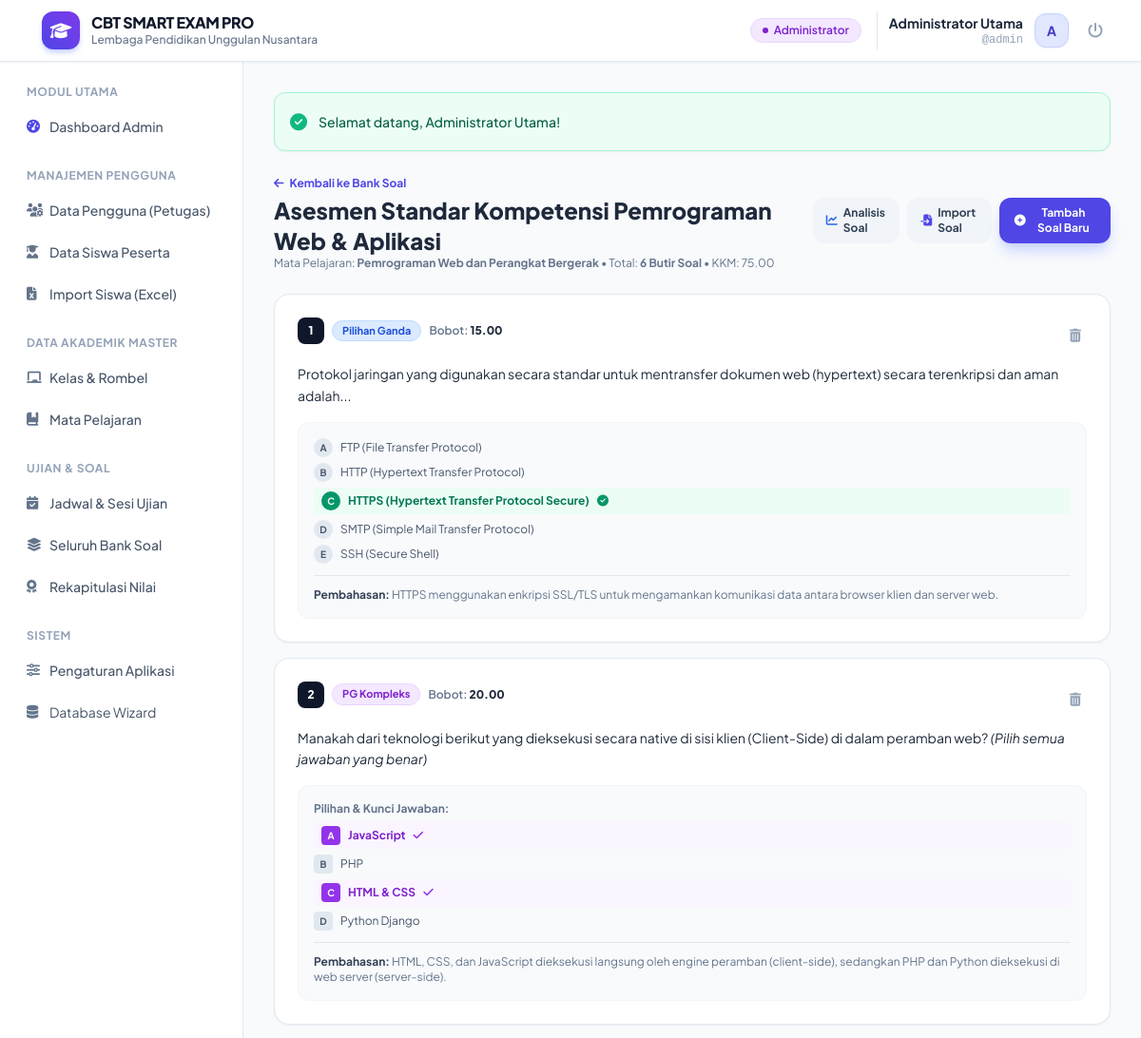
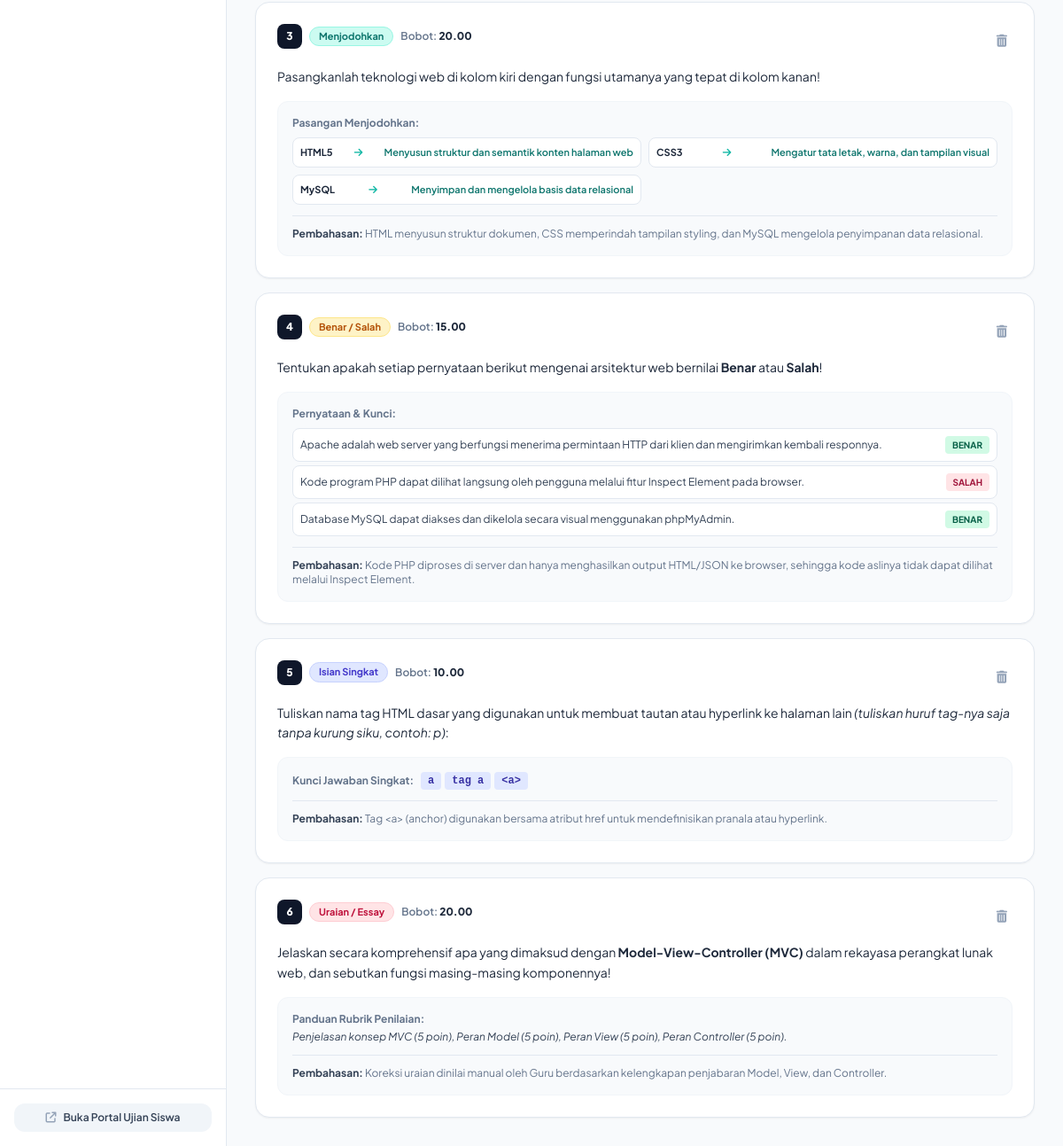
/guru/soal_editor.php?bank_id=1 (signed in), run on the app's committed database (2 pictures, top to bottom).
### tables this page shows
CREATE TABLE `question_banks` (
  `id` INT AUTO_INCREMENT PRIMARY KEY,
  `code` VARCHAR(50) NOT NULL UNIQUE,
  `title` VARCHAR(200) NOT NULL,
  `subject_id` INT NOT NULL,
  `teacher_id` INT NOT NULL,
  `class_level` VARCHAR(20) DEFAULT 'Semua',
  `total_questions` INT DEFAULT 0,
  `kkm` DECIMAL(5,2) DEFAULT 75.00,
  `question_settings` LONGTEXT NULL,  
  `status` ENUM('active', 'draft') DEFAULT 'active',
  `created_at` TIMESTAMP DEFAULT CURRENT_TIMESTAMP,
  FOREIGN KEY (`subject_id`) REFERENCES `subjects`(`id`) ON DELETE CASCADE,
  FOREIGN KEY (`teacher_id`) REFERENCES `users`(`id`) ON DELETE CASCADE
);

CREATE TABLE `subjects` (
  `id` INT AUTO_INCREMENT PRIMARY KEY,
  `code` VARCHAR(30) NOT NULL UNIQUE,
  `name` VARCHAR(100) NOT NULL,
  `created_at` TIMESTAMP DEFAULT CURRENT_TIMESTAMP
);

CREATE TABLE `questions` (
  `id` INT AUTO_INCREMENT PRIMARY KEY,
  `bank_id` INT NOT NULL,
  `question_number` INT NOT NULL,
  `type` ENUM('pilgan', 'kompleks', 'jodohkan', 'benarsalah', 'isian', 'uraian') NOT NULL,
  `question_text` LONGTEXT NOT NULL,
  `question_image` VARCHAR(255) NULL,
  `options_data` LONGTEXT NULL,  
  `correct_answer` LONGTEXT NULL,  
  `score_weight` DECIMAL(5,2) DEFAULT 1.00,
  `explanation` TEXT NULL,
  `created_at` TIMESTAMP DEFAULT CURRENT_TIMESTAMP,
  FOREIGN KEY (`bank_id`) REFERENCES `question_banks`(`id`) ON DELETE CASCADE
);

### guru/soal_editor.php (the view, shortened to what this page needs)
<?php
require_once __DIR__ . '/../app/helpers.php';
$pdo = Database::getConnection();
$bankId = (int)($_GET['bank_id'] ?? 0);
$bStmt = $pdo->prepare("SELECT qb.*, s.name as subject_name FROM question_banks qb JOIN subjects s ON qb.subject_id = s.id WHERE qb.id = ?");
$bStmt->execute([$bankId]);
$bank = $bStmt->fetch();
$qStmt = $pdo->prepare("SELECT * FROM questions WHERE bank_id = ? ORDER BY question_number ASC");
$qStmt->execute([$bankId]);
$questions = $qStmt->fetchAll();
$typeBadges = [
    QuestionService::TYPE_PILGAN => ['name' => 'Pilihan Ganda', 'color' => 'bg-blue-100 text-blue-700 border-blue-200'],
    QuestionService::TYPE_KOMPLEKS => ['name' => 'PG Kompleks', 'color' => 'bg-purple-100 text-purple-700 border-purple-200'],
    QuestionService::TYPE_JODOHKAN => ['name' => 'Menjodohkan', 'color' => 'bg-teal-100 text-teal-700 border-teal-200'],
    QuestionService::TYPE_BENARSALAH => ['name' => 'Benar / Salah', 'color' => 'bg-amber-100 text-amber-700 border-amber-200'],
    QuestionService::TYPE_ISIAN => ['name' => 'Isian Singkat', 'color' => 'bg-indigo-100 text-indigo-700 border-indigo-200'],
    QuestionService::TYPE_URAIAN => ['name' => 'Uraian / Essay', 'color' => 'bg-rose-100 text-rose-700 border-rose-200'],
];
require_once __DIR__ . '/../includes/header.php';
?>
<div class="space-y-6">
    <div class="flex flex-col sm:flex-row sm:items-center justify-between gap-4">
        <div>
            <a href="<?= BASE_URL ?>/guru/bank_soal.php" class="inline-flex items-center text-xs font-bold text-indigo-600 hover:text-indigo-800 mb-1">
                <i class="fa-solid fa-arrow-left mr-1.5"></i> Kembali ke Bank Soal
            </a>
            <h1 class="text-2xl font-black text-slate-800"><?= e($bank['title']) ?></h1>
            <p class="text-xs text-slate-500">Mata Pelajaran: <strong><?= e($bank['subject_name']) ?></strong> &bull; Total: <strong><?= count($questions) ?> Butir Soal</strong> &bull; KKM: <?= $bank['kkm'] ?></p>
        </div>
        <div class="flex items-center space-x-2">
            <a href="<?= BASE_URL ?>/guru/analisis_soal.php?bank_id=<?= $bankId ?>" class="px-3.5 py-2 bg-slate-100 hover:bg-slate-200 text-slate-700 font-bold rounded-xl text-xs transition flex items-center">
                <i class="fa-solid fa-chart-line mr-1.5 text-blue-600"></i> Analisis Soal
            </a>
            <a href="<?= BASE_URL ?>/guru/soal_import.php?bank_id=<?= $bankId ?>" class="px-3.5 py-2 bg-slate-100 hover:bg-slate-200 text-slate-700 font-bold rounded-xl text-xs transition flex items-center">
                <i class="fa-solid fa-file-import mr-1.5 text-indigo-600"></i> Import Soal
            </a>
            <button onclick="openQuestionModal()" class="px-4 py-2 bg-indigo-600 hover:bg-indigo-700 text-white font-bold rounded-xl text-xs shadow-lg shadow-indigo-200 transition flex items-center">
                <i class="fa-solid fa-circle-plus mr-1.5"></i> Tambah Soal Baru
            </button>
        </div>
    </div>
    <div class="space-y-4">
        <?php if (empty($questions)): ?>
            <div class="bg-white rounded-3xl p-12 text-center border border-slate-200">
                <div class="w-16 h-16 bg-indigo-50 text-indigo-500 rounded-2xl flex items-center justify-center mx-auto mb-4 text-2xl">
                    <i class="fa-solid fa-pen-nib"></i>
                </div>
                <h3 class="text-lg font-bold text-slate-700">Bank Soal Masih Kosong</h3>
                <p class="text-sm text-slate-400 mt-1 mb-6">Mulai tambahkan butir soal dengan memilih salah satu dari 6 jenis soal yang didukung.</p>
                <button onclick="openQuestionModal()" class="px-6 py-2.5 bg-indigo-600 text-white font-bold rounded-xl text-xs shadow-lg shadow-indigo-200">
                    <i class="fa-solid fa-circle-plus mr-1.5"></i> Buat Butir Soal #1
                </button>
            </div>
        <?php else: ?>
            <?php foreach ($questions as $q):
                $qType = $q['type'];
                $badge = $typeBadges[$qType] ?? ['name' => ucfirst($qType), 'color' => 'bg-slate-100 text-slate-700'];
                $optsData = json_decode($q['options_data'] ?? '[]', true) ?: [];
                $correctAns = json_decode($q['correct_answer'] ?? '""', true);
            ?>
                <div class="bg-white rounded-2xl border border-slate-200 p-6 shadow-sm hover:border-indigo-300 transition">
                    <div class="flex items-start justify-between gap-4 mb-3">
                        <div class="flex items-center space-x-2">
                            <span class="w-7 h-7 rounded-lg bg-slate-900 text-white font-extrabold text-xs flex items-center justify-center">
                                <?= $q['question_number'] ?>
                            </span>
                            <span class="px-2.5 py-0.5 rounded-full text-[11px] font-bold border <?= $badge['color'] ?>">
                                <?= $badge['name'] ?>
                            </span>
                            <span class="text-xs font-semibold text-slate-500">
                                Bobot: <strong class="text-slate-800"><?= $q['score_weight'] ?></strong>
                            </span>
                        </div>
                        <form method="POST" action="" onsubmit="return confirm('Hapus butir soal #<?= $q['question_number'] ?>?');" class="inline">
                            <button type="submit" class="p-1.5 text-slate-400 hover:text-rose-600 hover:bg-rose-50 rounded-lg transition" title="Hapus Butir Soal">
                                <i class="fa-solid fa-trash-can text-sm"></i>
                            </button>
                        </form>
                    </div>
                    <div class="prose max-w-none text-sm text-slate-800 mb-4 font-normal leading-relaxed">
                        <?= $q['question_text'] ?>
                    </div>
                    <div class="bg-slate-50 rounded-xl p-4 border border-slate-100 text-xs">
                        <?php if ($qType === QuestionService::TYPE_PILGAN): ?>
                            <div class="space-y-1.5">
                                <?php foreach ($optsData as $optKey => $optVal): ?>
                                    <div class="flex items-center space-x-2 <?= $optKey === $correctAns ? 'font-bold text-emerald-700 bg-emerald-50 px-2 py-1 rounded' : 'text-slate-600' ?>">
                                        <span class="w-5 h-5 rounded-full <?= $optKey === $correctAns ? 'bg-emerald-600 text-white' : 'bg-slate-200 text-slate-600' ?> flex items-center justify-center text-[10px] font-bold">
                                            <?= $optKey ?>
                                        </span>
                                        <span><?= e($optVal) ?></span>
                                        <?php if ($optKey === $correctAns): ?>
                                            <i class="fa-solid fa-circle-check text-emerald-600 ml-auto"></i>
                                        <?php endif; ?>
                                    </div>
                                <?php endforeach; ?>
                            </div>
                        <?php elseif ($qType === QuestionService::TYPE_KOMPLEKS): ?>
                            <div class="space-y-1.5">
                                <span class="font-bold text-slate-500 block mb-1">Pilihan & Kunci Jawaban:</span>
                                <?php foreach ($optsData as $item):
                                    $isKey = is_array($correctAns) && in_array($item['key'], $correctAns);
                                ?>
                                    <div class="flex items-center space-x-2 <?= $isKey ? 'font-bold text-purple-700 bg-purple-50 px-2 py-1 rounded' : 'text-slate-600' ?>">
                                        <span class="w-5 h-5 rounded <?= $isKey ? 'bg-purple-600 text-white' : 'bg-slate-200 text-slate-600' ?> flex items-center justify-center text-[10px] font-bold">
                                            <?= $item['key'] ?>
                                        </span>
                                        <span><?= e($item['text']) ?></span>
                                        <?php if ($isKey): ?>
                                            <i class="fa-solid fa-check text-purple-600 ml-auto"></i>
                                        <?php endif; ?>
                                    </div>
                                <?php endforeach; ?>
                            </div>
                        <?php elseif ($qType === QuestionService::TYPE_JODOHKAN): ?>
                            <div>
                                <span class="font-bold text-slate-500 block mb-2">Pasangan Menjodohkan:</span>
                                <div class="grid grid-cols-1 sm:grid-cols-2 gap-2">
                                    <?php
                                    $premMap = []; foreach ($optsData['premises'] ?? [] as $pr) $premMap[$pr['id']] = $pr['text'];
                                    $tarMap = []; foreach ($optsData['targets'] ?? [] as $tr) $tarMap[$tr['id']] = $tr['text'];
                                    foreach ($correctAns as $pKey => $tKey): ?>
                                        <div class="p-2 bg-white rounded-lg border border-slate-200 flex items-center justify-between text-[11px]">
                                            <span class="font-bold text-slate-800"><?= e($premMap[$pKey] ?? $pKey) ?></span>
                                            <i class="fa-solid fa-arrow-right text-teal-500 mx-2"></i>
                                            <span class="font-semibold text-teal-700"><?= e($tarMap[$tKey] ?? $tKey) ?></span>
                                        </div>
                                    <?php endforeach; ?>
                                </div>
                            </div>
                        <?php elseif ($qType === QuestionService::TYPE_BENARSALAH): ?>
                            <div>
                                <span class="font-bold text-slate-500 block mb-2">Pernyataan & Kunci:</span>
                                <div class="space-y-1">
                                    <?php foreach ($optsData as $st):
                                        $val = $correctAns[$st['id']] ?? 'B';
                                    ?>
                                        <div class="flex items-center justify-between p-2 bg-white rounded-lg border border-slate-200">
                                            <span class="text-slate-700"><?= e($st['text']) ?></span>
                                            <span class="px-2 py-0.5 rounded font-bold text-[10px] <?= $val === 'B' ? 'bg-emerald-100 text-emerald-800' : 'bg-rose-100 text-rose-800' ?>">
                                                <?= $val === 'B' ? 'BENAR' : 'SALAH' ?>
                                            </span>
                                        </div>
                                    <?php endforeach; ?>
                                </div>
                            </div>
                        <?php elseif ($qType === QuestionService::TYPE_ISIAN): ?>
                            <div class="flex items-center space-x-2">
                                <span class="font-bold text-slate-500">Kunci Jawaban Singkat:</span>
                                <div class="flex flex-wrap gap-1">
                                    <?php
                                    $keys = is_array($correctAns) ? $correctAns : [(string)$correctAns];
                                    foreach ($keys as $k): ?>
                                        <span class="px-2 py-0.5 rounded bg-indigo-100 text-indigo-800 font-mono font-bold"><?= e($k) ?></span>
                                    <?php endforeach; ?>
                                </div>
                            </div>
                        <?php elseif ($qType === QuestionService::TYPE_URAIAN): ?>
                            <div>
                                <span class="font-bold text-slate-500 block mb-1">Panduan Rubrik Penilaian:</span>
                                <p class="text-slate-700 italic"><?= e($optsData['rubric'] ?? 'Dinilai manual oleh guru.') ?></p>
                            </div>
                        <?php endif; ?>
                        <?php if (!empty($q['explanation'])): ?>
                            <div class="mt-3 pt-3 border-t border-slate-200 text-slate-500">
                                <strong class="text-slate-700">Pembahasan:</strong> <?= e($q['explanation']) ?>
                            </div>
                        <?php endif; ?>
                    </div>
                </div>
            <?php endforeach; ?>
        <?php endif; ?>
    </div>
</div>
<?php require_once __DIR__ . '/../includes/footer.php'; ?>

### includes/header.php (style rules this page uses)
body { font-family: 'Plus Jakarta Sans', sans-serif; }

### data on the page
question_banks: title "Asesmen Standar Kompetensi Pemrograman Web & Aplikasi", subject.name "Pemrograman Web dan Perangkat Bergerak", kkm "75.00"
questions: question_number "1", type "Pilihan Ganda", score_weight "15.00", question_text "Protokol jaringan yang digunakan secara standar untuk mentransfer dokumen web (hypertext) secara terenkripsi dan aman adalah...", optKey "A", options_data "FTP (File Transfer Protocol)", optKey "B", options_data "HTTP (Hypertext Transfer Protocol)", optKey "C", options_data "HTTPS (Hypertext Transfer Protocol Secure)", correct_answer "\"C\"" (drawn), optKey "D", options_data "SMTP (Simple Mail Transfer Protocol)", optKey "E", options_data "SSH (Secure Shell)", explanation "HTTPS menggunakan enkripsi SSL/TLS untuk mengamankan komunikasi data antara browser klien dan server web."
questions: question_number "2", type "PG Kompleks", score_weight "20.00", question_text "Manakah dari teknologi berikut yang dieksekusi secara native di sisi klien (Client-Side) di dalam peramban web? (Pilih semua jawaban yang benar)", key "A", text "JavaScript", correct_answer "[\"A\",\"C\"]" (drawn), key "B", text "PHP", key "C", text "HTML & CSS", key "D", text "Python Django", explanation "HTML, CSS, dan JavaScript dieksekusi langsung oleh engine peramban (client-side), sedangkan PHP dan Python dieksekusi di web server (server-side)."
questions: question_number "3", type "Menjodohkan", score_weight "20.00", question_text "Pasangkanlah teknologi web di kolom kiri dengan fungsi utamanya yang tepat di kolom kanan!", pKey "HTML5", correct_answer "Menyusun struktur dan semantik konten halaman web", pKey "CSS3", correct_answer "Mengatur tata letak, warna, dan tampilan visual", pKey "MySQL", correct_answer "Menyimpan dan mengelola basis data relasional", explanation "HTML menyusun struktur dokumen, CSS memperindah tampilan styling, dan MySQL mengelola penyimpanan data relasional."
questions: question_number "4", type "Benar / Salah", score_weight "15.00", question_text "Tentukan apakah setiap pernyataan berikut mengenai arsitektur web bernilai Benar atau Salah !", text "Apache adalah web server yang berfungsi menerima permintaan HTTP dari klien dan mengirimkan kembali responnya.", text "Kode program PHP dapat dilihat langsung oleh pengguna melalui fitur Inspect Element pada browser.", text "Database MySQL dapat diakses dan dikelola secara visual menggunakan phpMyAdmin.", explanation "Kode PHP diproses di server dan hanya menghasilkan output HTML/JSON ke browser, sehingga kode aslinya tidak dapat dilihat melalui Inspect Element."
questions: question_number "5", type "Isian Singkat", score_weight "10.00", question_text "Tuliskan nama tag HTML dasar yang digunakan untuk membuat tautan atau hyperlink ke halaman lain (tuliskan huruf tag-nya saja tanpa kurung siku, contoh: p) :", correct_answer "a", correct_answer "tag a", correct_answer "<a>", explanation "Tag <a> (anchor) digunakan bersama atribut href untuk mendefinisikan pranala atau hyperlink."
questions: question_number "6", type "Uraian / Essay", score_weight "20.00", question_text "Jelaskan secara komprehensif apa yang dimaksud dengan Model-View-Controller (MVC) dalam rekayasa perangkat lunak web, dan sebutkan fungsi masing-masing komponennya!", options_data "Penjelasan konsep MVC (5 poin), Peran Model (5 poin), Peran View (5 poin), Peran Controller (5 poin).", explanation "Koreksi uraian dinilai manual oleh Guru berdasarkan kelengkapan penjabaran Model, View, dan Controller."

### other printed values
$appTitle "CBT SMART EXAM PRO"
$schoolName "Lembaga Pendidikan Unggulan Nusantara"
$badge['label'] "Administrator"
$currentUser['full_name'] "Administrator Utama"
$currentUser['username'] "admin"
substr($currentUser['full_name'] ?? 'U', 0, 1) "A"
$flash['message'] "Selamat datang, Administrator Utama!"
count($questions) "6"
